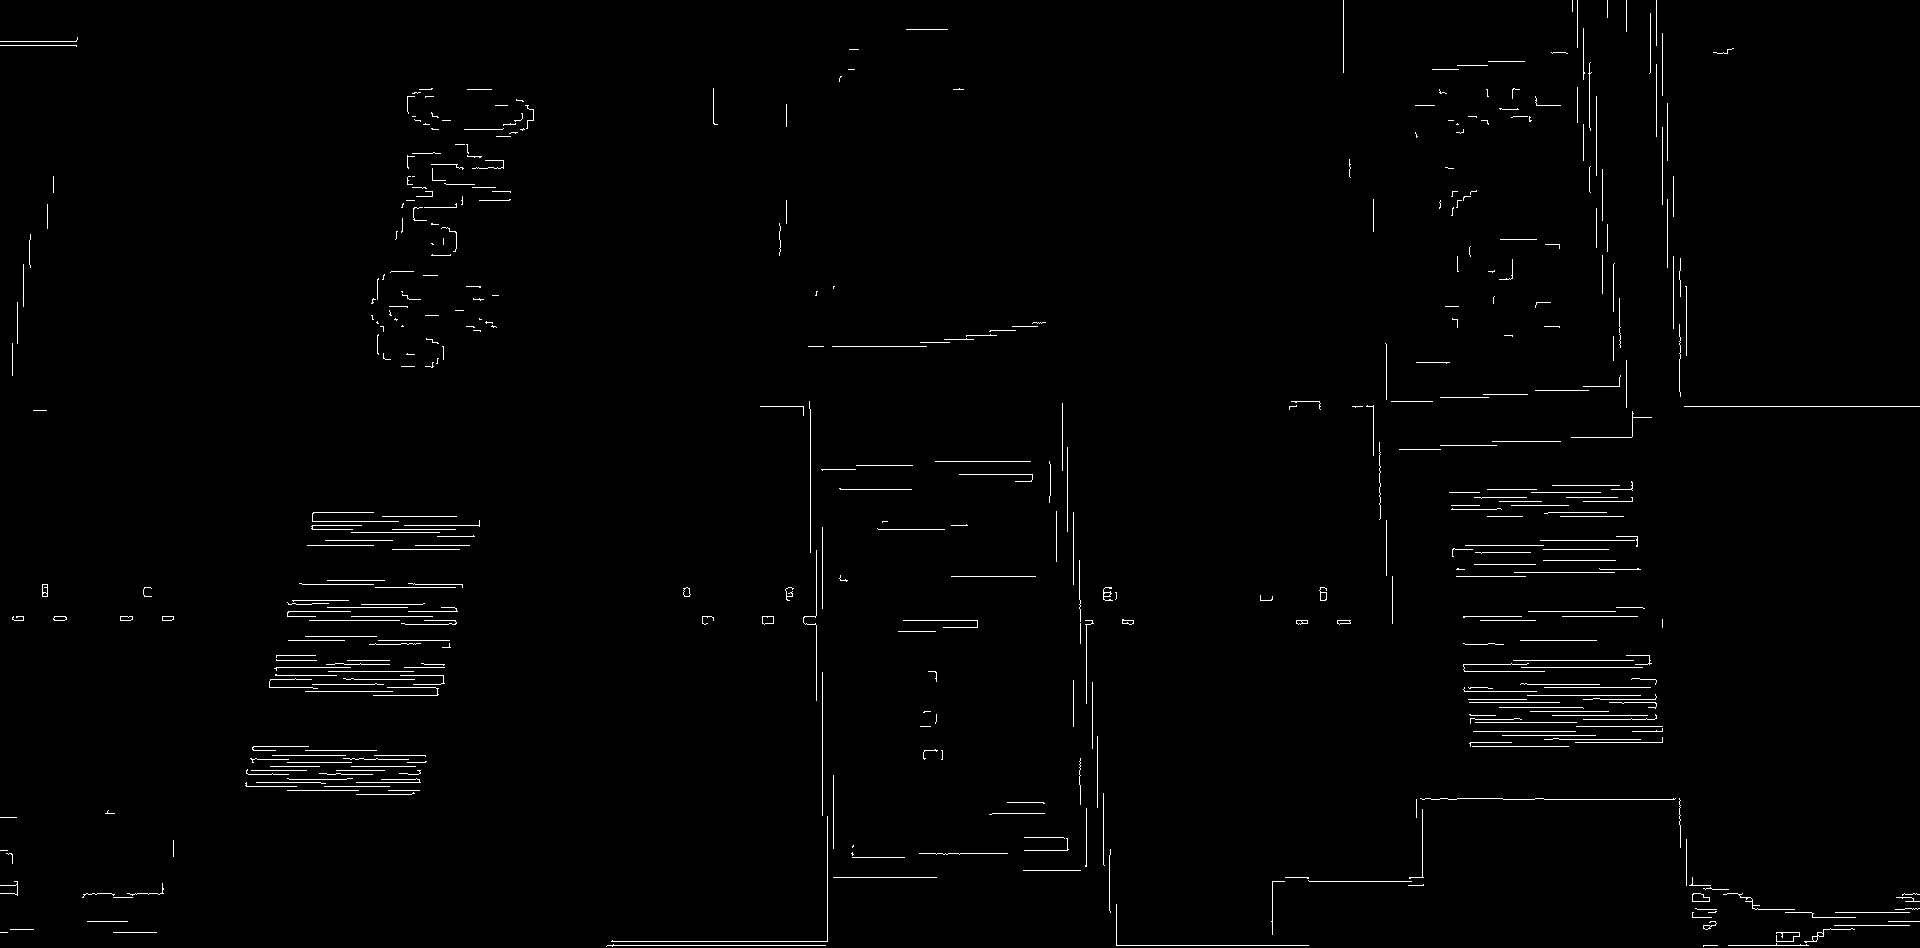

Generate this figure with Python:
from PIL import Image
import numpy as np
import matplotlib.pyplot as plt
import cv2

def contrast_brightness_image(src1, a, g):
    h, w, ch = src1.shape  # 获取shape的数值，height和width、通道

    # 新建全零图片数组src2,将height和width，类型设置为原图片的通道类型(色素全为零，输出为全黑图片)
    src2 = np.zeros([h, w, ch], src1.dtype)
    dst = cv2.addWeighted(src1, a, src2, 1 - a, g)  # addWeighted函数说明如下
    return dst

ret=cv2.imread("pic.jpg")
dst = contrast_brightness_image(ret, 1.5, 10)
cv2.imwrite("books_lighten.jpg", dst)
#增亮
dst = cv2.fastNlMeansDenoisingColored(dst,None,10,10,7,21)
#降噪

image=Image.open('books_lighten.jpg').convert('L')
image=np.array(image)
rows,cols=image.shape

iSharp=image
flag1=1
flag2=1
for i in range(rows-1):
        for j in range(cols-1):
            if flag2 == 0:
                x = abs(int(image[i,j+1])-int(image[i,j]))
                y = abs(int(image[i+1,j])-int(image[i,j]))                
            else:
                x = abs(int(image[i+1,j+1])-int(image[i,j]))
                y = abs(int(image[i+1,j])-int(image[i,j+1]))               
            if flag1 == 0:
                iSharp[i,j] = max(x,y)
            else:
                iSharp[i,j] = x+y   
#边缘识别

image0=Image.open('pic.jpg')
image0.show()
image1=Image.open('pic.jpg')
image1.show()
image2 = Image.fromarray(iSharp)
image2.show()
image2.save("edge_detection.jpg")
